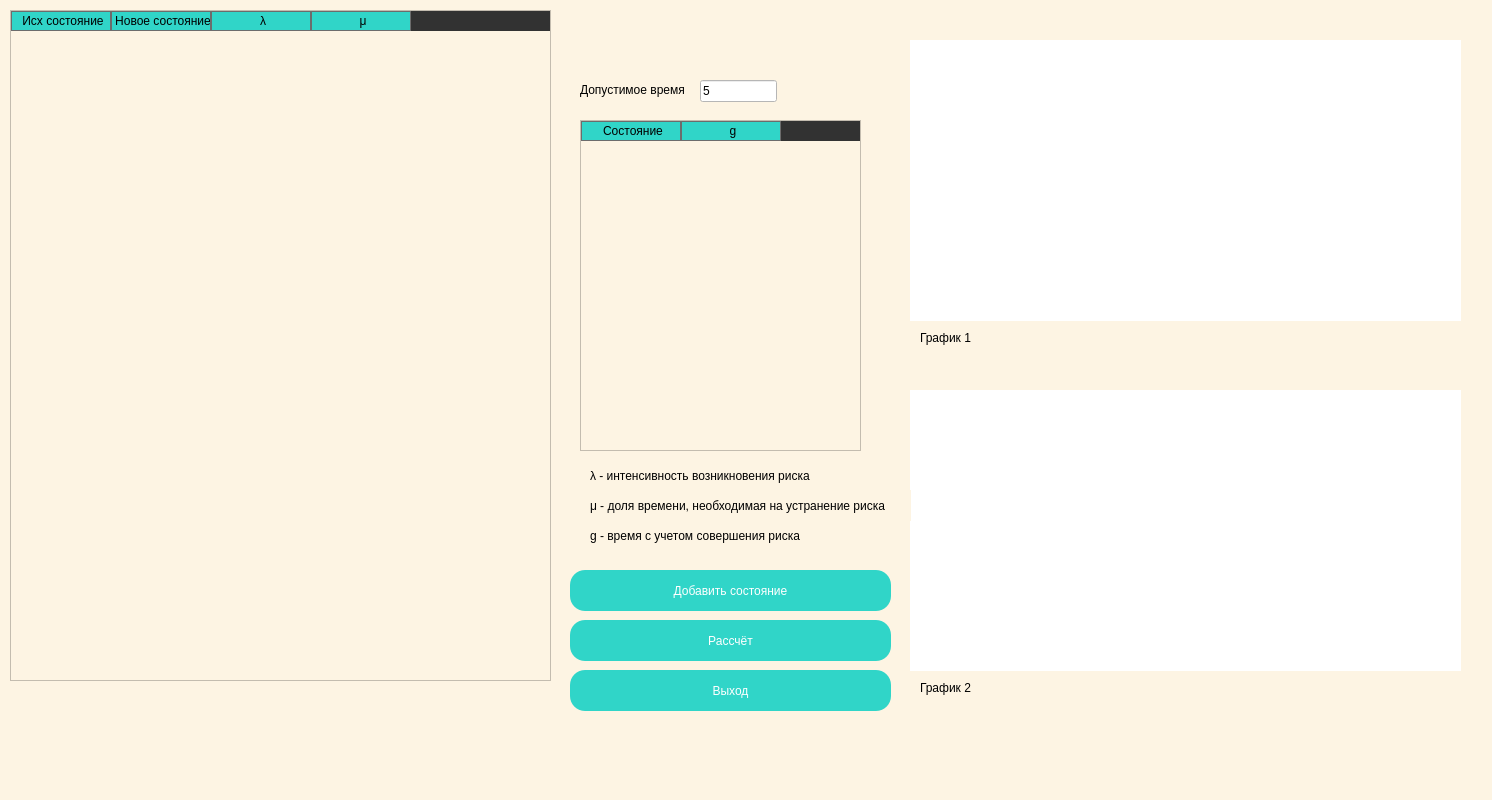
<?xml version="1.0" encoding="UTF-8"?>
<ui version="4.0">
 <class>MainWindow</class>
 <widget class="QMainWindow" name="MainWindow">
  <property name="geometry">
   <rect>
    <x>0</x>
    <y>0</y>
    <width>1492</width>
    <height>800</height>
   </rect>
  </property>
  <property name="windowTitle">
   <string>MainWindow</string>
  </property>
  <property name="windowOpacity">
   <double>1.000000000000000</double>
  </property>
  <property name="styleSheet">
   <string notr="true">background-color: rgb(50,50,50);</string>
  </property>
  <property name="inputMethodHints">
   <set>Qt::ImhNone</set>
  </property>
  <widget class="QWidget" name="centralwidget">
   <widget class="QTableWidget" name="tableWidget">
    <property name="geometry">
     <rect>
      <x>580</x>
      <y>120</y>
      <width>281</width>
      <height>331</height>
     </rect>
    </property>
    <property name="styleSheet">
     <string notr="true">QTableCornerButton::section {
    background-color: #30d5c8;
}

QHeaderView::section 
{
    background-color:#30d5c8;
    color: black;
    font: 10pt &quot;MS Shell Dlg 2&quot;;
    padding-left: 4px;
    border: 1px solid #6c6c6c;
}

QTableWidget
{
background-color:   rgb(253,244,227);
}</string>
    </property>
    <column>
     <property name="text">
      <string>Состояние</string>
     </property>
    </column>
    <column>
     <property name="text">
      <string>g</string>
     </property>
    </column>
   </widget>
   <widget class="PlotWidget" name="widget" native="true">
    <property name="geometry">
     <rect>
      <x>910</x>
      <y>40</y>
      <width>551</width>
      <height>281</height>
     </rect>
    </property>
    <property name="styleSheet">
     <string notr="true">border: 1px solid;
border-color:  white;
color: white;
background-color: rgb(255, 255, 255);</string>
    </property>
   </widget>
   <widget class="PlotWidget" name="widget_2" native="true">
    <property name="geometry">
     <rect>
      <x>910</x>
      <y>390</y>
      <width>551</width>
      <height>281</height>
     </rect>
    </property>
    <property name="styleSheet">
     <string notr="true">border: 1px solid;
border-color:  white;
color: white;
background-color: rgb(255, 255, 255);</string>
    </property>
   </widget>
   <widget class="QPushButton" name="CalcButton">
    <property name="geometry">
     <rect>
      <x>570</x>
      <y>620</y>
      <width>321</width>
      <height>41</height>
     </rect>
    </property>
    <property name="styleSheet">
     <string notr="true">QPushButton{
	border-radius: 15px;
    color: white; 
    background:  #30d5c8;
}
QPushButton:hover{
	border-radius: 15px;
	color: black; 
    background: white;
	
}
</string>
    </property>
    <property name="text">
     <string>Рассчёт</string>
    </property>
   </widget>
   <widget class="QPushButton" name="AddButton">
    <property name="geometry">
     <rect>
      <x>570</x>
      <y>570</y>
      <width>321</width>
      <height>41</height>
     </rect>
    </property>
    <property name="styleSheet">
     <string notr="true">QPushButton{
	border-radius: 15px;
    color: white; 
    background:  #30d5c8;
}
QPushButton:hover{
	border-radius: 15px;
	color: black; 
    background: white;
	
}

</string>
    </property>
    <property name="text">
     <string>Добавить состояние</string>
    </property>
   </widget>
   <widget class="QLabel" name="label_2">
    <property name="geometry">
     <rect>
      <x>0</x>
      <y>0</y>
      <width>531</width>
      <height>801</height>
     </rect>
    </property>
    <property name="styleSheet">
     <string notr="true">background-color:  rgb(253,244,227);</string>
    </property>
    <property name="text">
     <string/>
    </property>
   </widget>
   <widget class="QPushButton" name="ExitButton">
    <property name="geometry">
     <rect>
      <x>570</x>
      <y>670</y>
      <width>321</width>
      <height>41</height>
     </rect>
    </property>
    <property name="styleSheet">
     <string notr="true">QPushButton{
	border-radius: 15px;
    color: white; 
    background:  #30d5c8;
}
QPushButton:hover{
	border-radius: 15px;
	color: black; 
    background: white;
	
}

</string>
    </property>
    <property name="text">
     <string>Выход</string>
    </property>
   </widget>
   <widget class="QLabel" name="label_3">
    <property name="geometry">
     <rect>
      <x>370</x>
      <y>-10</y>
      <width>1131</width>
      <height>811</height>
     </rect>
    </property>
    <property name="styleSheet">
     <string notr="true">background-color:  rgb(253,244,227);</string>
    </property>
    <property name="text">
     <string/>
    </property>
   </widget>
   <widget class="QLineEdit" name="lineEdit">
    <property name="geometry">
     <rect>
      <x>700</x>
      <y>80</y>
      <width>77</width>
      <height>22</height>
     </rect>
    </property>
    <property name="styleSheet">
     <string notr="true">background-color: rgb(255, 255, 255);

</string>
    </property>
    <property name="text">
     <string>5</string>
    </property>
   </widget>
   <widget class="QLabel" name="label">
    <property name="geometry">
     <rect>
      <x>580</x>
      <y>74</y>
      <width>111</width>
      <height>31</height>
     </rect>
    </property>
    <property name="styleSheet">
     <string notr="true">background-color:  rgb(253,244,227);</string>
    </property>
    <property name="text">
     <string>Допустимое время</string>
    </property>
   </widget>
   <widget class="QLabel" name="label_4">
    <property name="geometry">
     <rect>
      <x>590</x>
      <y>460</y>
      <width>291</width>
      <height>31</height>
     </rect>
    </property>
    <property name="styleSheet">
     <string notr="true">background-color:  rgb(253,244,227);</string>
    </property>
    <property name="text">
     <string>λ - интенсивность возникновения риска</string>
    </property>
   </widget>
   <widget class="QLabel" name="label_5">
    <property name="geometry">
     <rect>
      <x>590</x>
      <y>490</y>
      <width>321</width>
      <height>31</height>
     </rect>
    </property>
    <property name="styleSheet">
     <string notr="true">background-color:  rgb(253,244,227);</string>
    </property>
    <property name="text">
     <string>μ - доля времени, необходимая на устранение риска</string>
    </property>
   </widget>
   <widget class="QLabel" name="label_6">
    <property name="geometry">
     <rect>
      <x>590</x>
      <y>520</y>
      <width>301</width>
      <height>31</height>
     </rect>
    </property>
    <property name="styleSheet">
     <string notr="true">background-color:  rgb(253,244,227);</string>
    </property>
    <property name="text">
     <string>g - время с учетом совершения риска</string>
    </property>
   </widget>
   <widget class="QTableWidget" name="tableWidget_2">
    <property name="geometry">
     <rect>
      <x>10</x>
      <y>10</y>
      <width>541</width>
      <height>671</height>
     </rect>
    </property>
    <property name="styleSheet">
     <string notr="true">QTableCornerButton::section {
    background-color: #30d5c8;
}

QHeaderView::section 
{
    background-color:#30d5c8;
    color: black;
    font: 10pt &quot;MS Shell Dlg 2&quot;;
    padding-left: 4px;
    border: 1px solid #6c6c6c;
}

QTableWidget
{
background-color:   rgb(253,244,227);
}</string>
    </property>
    <column>
     <property name="text">
      <string>Исх состояние</string>
     </property>
    </column>
    <column>
     <property name="text">
      <string>Новое состояние</string>
     </property>
    </column>
    <column>
     <property name="text">
      <string>λ</string>
     </property>
    </column>
    <column>
     <property name="text">
      <string>μ</string>
     </property>
    </column>
   </widget>
   <widget class="QLabel" name="label_7">
    <property name="geometry">
     <rect>
      <x>920</x>
      <y>330</y>
      <width>121</width>
      <height>16</height>
     </rect>
    </property>
    <property name="styleSheet">
     <string notr="true">background-color:  rgb(253,244,227);</string>
    </property>
    <property name="text">
     <string>График 1</string>
    </property>
   </widget>
   <widget class="QLabel" name="label_8">
    <property name="geometry">
     <rect>
      <x>920</x>
      <y>680</y>
      <width>121</width>
      <height>16</height>
     </rect>
    </property>
    <property name="styleSheet">
     <string notr="true">background-color:  rgb(253,244,227);</string>
    </property>
    <property name="text">
     <string>График 2</string>
    </property>
   </widget>
   <zorder>label_3</zorder>
   <zorder>label_2</zorder>
   <zorder>tableWidget</zorder>
   <zorder>widget</zorder>
   <zorder>widget_2</zorder>
   <zorder>CalcButton</zorder>
   <zorder>AddButton</zorder>
   <zorder>ExitButton</zorder>
   <zorder>lineEdit</zorder>
   <zorder>label</zorder>
   <zorder>label_4</zorder>
   <zorder>label_5</zorder>
   <zorder>label_6</zorder>
   <zorder>tableWidget_2</zorder>
   <zorder>label_7</zorder>
   <zorder>label_8</zorder>
  </widget>
 </widget>
 <customwidgets>
  <customwidget>
   <class>PlotWidget</class>
   <extends>QWidget</extends>
   <header>pyqtgraph</header>
   <container>1</container>
  </customwidget>
 </customwidgets>
 <resources/>
 <connections/>
</ui>
